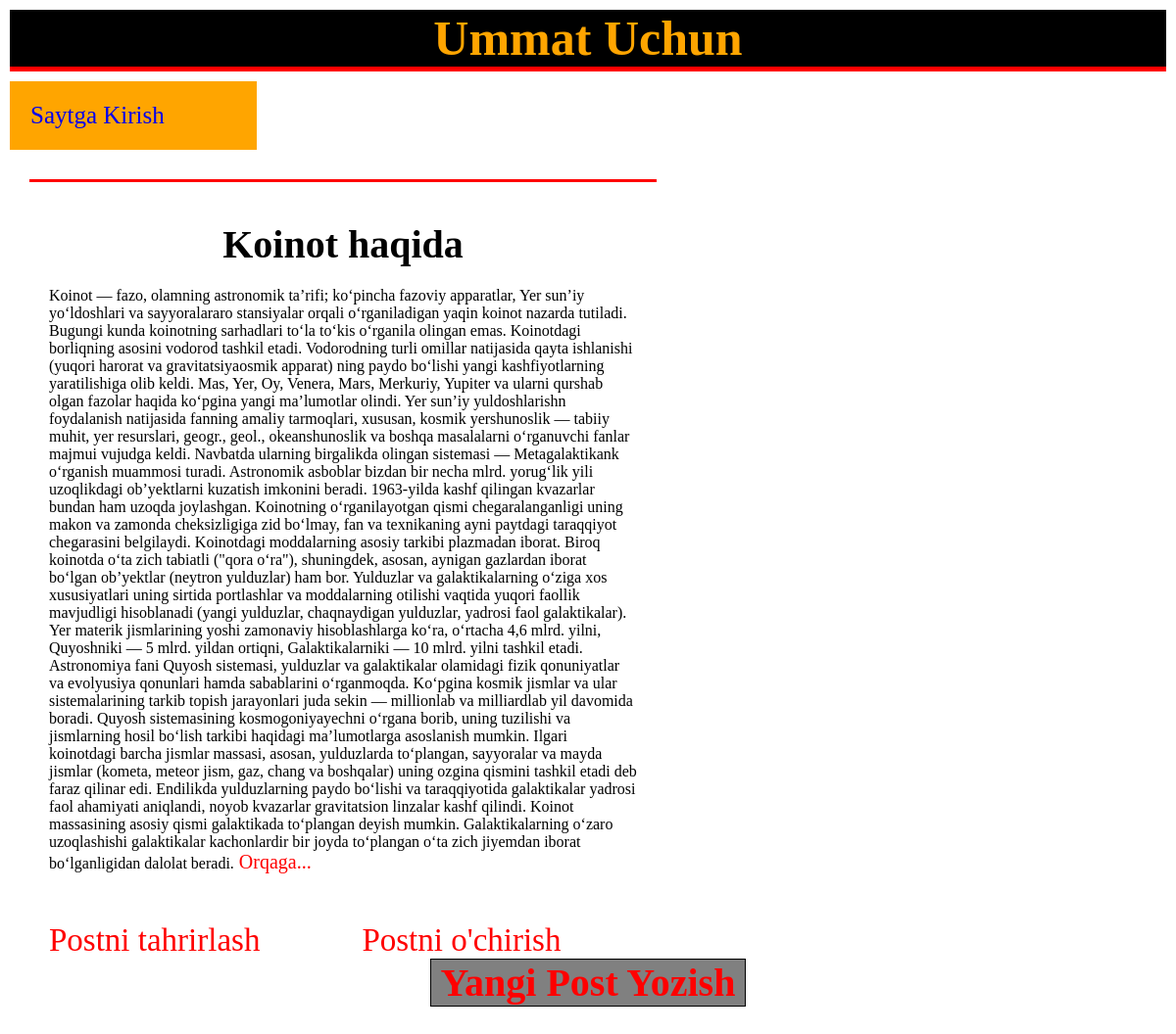
The app's page /post/4/ with its own data.
### my_blog/models.py (models this page shows, shortened)
class Post(models.Model):
    title = models.CharField(max_length=200)
    author = models.ForeignKey(
        'auth.User',
        on_delete=models.CASCADE
    )
    body = models.TextField()

### my_blog/views.py (the view)
# urls.py: path('post/<int:pk>/', BlogDetailView.as_view(), name='post_detail'),
class BlogDetailView(DetailView):
    model = Post
    template_name = 'post_detail.html'

### templates/post_detail.html
{% extends 'base.html' %}
{% block content %}
        <div class="post-entry">
                <h2>{{ post.title }}</h2>
                <p>{{ post.body  }}<a href="{% url 'home' %} "  STYLE="font-size:20px; color:red;">  Orqaga...</a></p>
        </div>
        <a href="{% url 'post_edit' post.pk %}" style="font-size:33px;margin:50px;color:red">Postni tahrirlash</a>
        <a href="{% url 'post_delete' post.pk %}" style="font-size:33px;margin:50px;color:red">Postni o'chirish</a>
{% endblock content %}

### static/base.css (style rules this page uses)
* { margin:0px; padding:0px; }
h2 { text-align:center; margin:20px; font-size:40px; }
a { text-decoration:none; }
.post-entry { border-top:3px solid red; width:600px; margin:30px; padding:20px; }

### records on screen
Post: title "Koinot haqida", body "Koinot — fazo, olamning astronomik taʼrifi; koʻpincha fazoviy apparatlar, Yer sunʼiy yoʻldoshlari va sayyoralararo stansiyalar orqali oʻrganiladigan yaqin koinot nazarda tutiladi. Bugungi kunda koinotning sarhadlari toʻla toʻkis oʻrganila olingan emas. Koinotdagi borliqning asosini vodorod tashkil etadi. Vodorodning turli omillar natijasida qayta ishlanishi (yuqori harorat va gravitatsiyaosmik apparat) ning paydo boʻlishi yangi kashfiyotlarning yaratilishiga olib keldi. Mas, Yer, Oy, Venera, Mars, Merkuriy, Yupiter va ularni qurshab olgan fazolar haqida koʻpgina yangi maʼlumotlar olindi. Yer sunʼiy yuldoshlarishn foydalanish natijasida fanning amaliy tarmoqlari, xususan, kosmik yershunoslik…"
